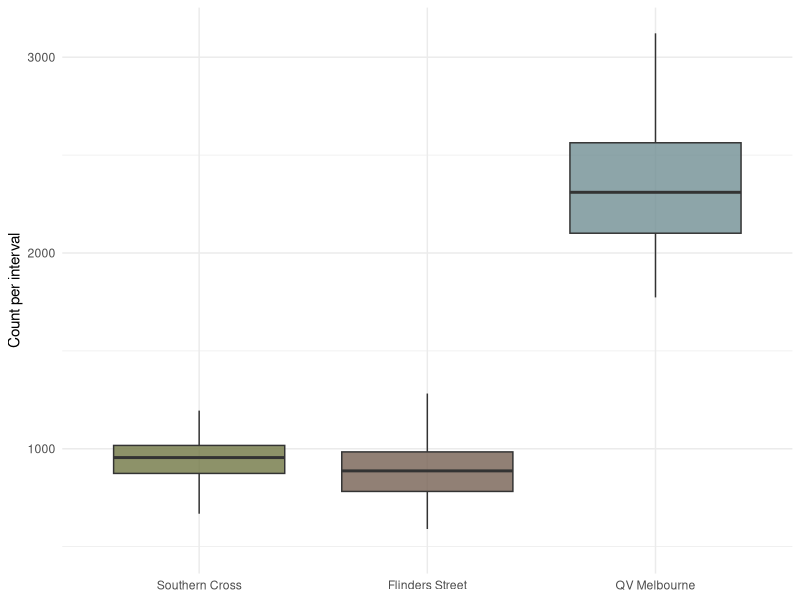
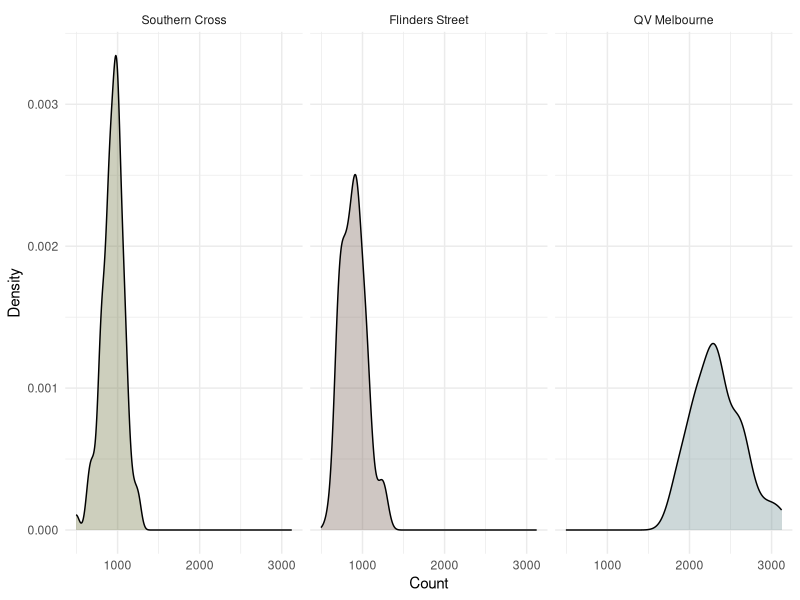

Reproduce these figures in R, in order.
## ---- chunk 1
#| label: setup
#| include: false
#| message: false
#| warning: false
knitr::opts_chunk$set(
fig.align = "center",
fig.width = 8,
fig.height = 5,
dpi = 150,
echo = TRUE,
warning = FALSE,
message = FALSE
)

library(boot)
library(MASS)
library(tidyverse)
library(knitr)
library(kableExtra)
library(broom)
library(purrr)
library(scales)

set.seed(355435)

cross_cols <- c(
"Flinders Street" = "#766153",
"QV Melbourne" = "#718f94",
"Southern Cross"  = "#717744")

## ---- chunk 2
pedestrian_df <- read.csv(here::here("data/pedestrian/pedestrians.csv"))

pedestrian_long <- pedestrian_df %>%
  mutate(obs = row_number()) %>%
  pivot_longer(-obs, names_to = "crossing", values_to = "count") %>%
  mutate(crossing = recode(crossing,
                           "flinders_street" = "Flinders Street",
                           "qv_melbourne"    = "QV Melbourne",
                           "southern_cross"  = "Southern Cross")) %>%
  mutate(crossing = factor(
    crossing,
    levels = c("Southern Cross", "Flinders Street", "QV Melbourne")))
## ---- chunk 3
#| label: fig-boxplot
#| fig-cap: "Pedestrian counts by crossing."
ggplot(pedestrian_long, aes(x = crossing, y = count, fill = crossing)) +
  geom_boxplot(outlier.shape = NA, alpha = 0.8) +
  scale_fill_manual(values = cross_cols) +
  labs(x = NULL, y = "Count per interval") +
  theme_minimal() +
  theme(legend.position = "none")

## ---- chunk 4
#| label: fig-density
#| fig-cap: "Distribution of pedestrian counts by crossing."
ggplot(pedestrian_long, aes(x = count, fill = crossing)) +
  geom_density(alpha = 0.35) +
  facet_wrap(~ crossing, scales = "fixed") +
  scale_fill_manual(values = cross_cols) +
  labs(x = "Count", y = "Density") +
  theme_minimal() +
  theme(legend.position = "none")
## ---- chunk 5
#| label: tbl-crossing-summary
pedestrian_long %>%
  group_by(crossing) %>%
  summarise(
    n      = n(),
    mean   = mean(count),
    median = median(count),
    sd     = sd(count),
    min    = min(count),
    max    = max(count),
    iqr    = IQR(count),
    .groups = "drop"
  ) %>%
  kable(
    digits = 1,
    col.names = c("Crossing", "n", "Mean", "Median", "SD", "Min", "Max", "IQR")
  ) %>%
  kable_styling(
    bootstrap_options = c("striped", "hover", "condensed", "responsive"),
    full_width = FALSE
  ) %>%
  row_spec(0, bold = TRUE, color = "#FFFFFF", background = "#598392") %>%
  column_spec(1, bold = TRUE, color = "#004D40")
